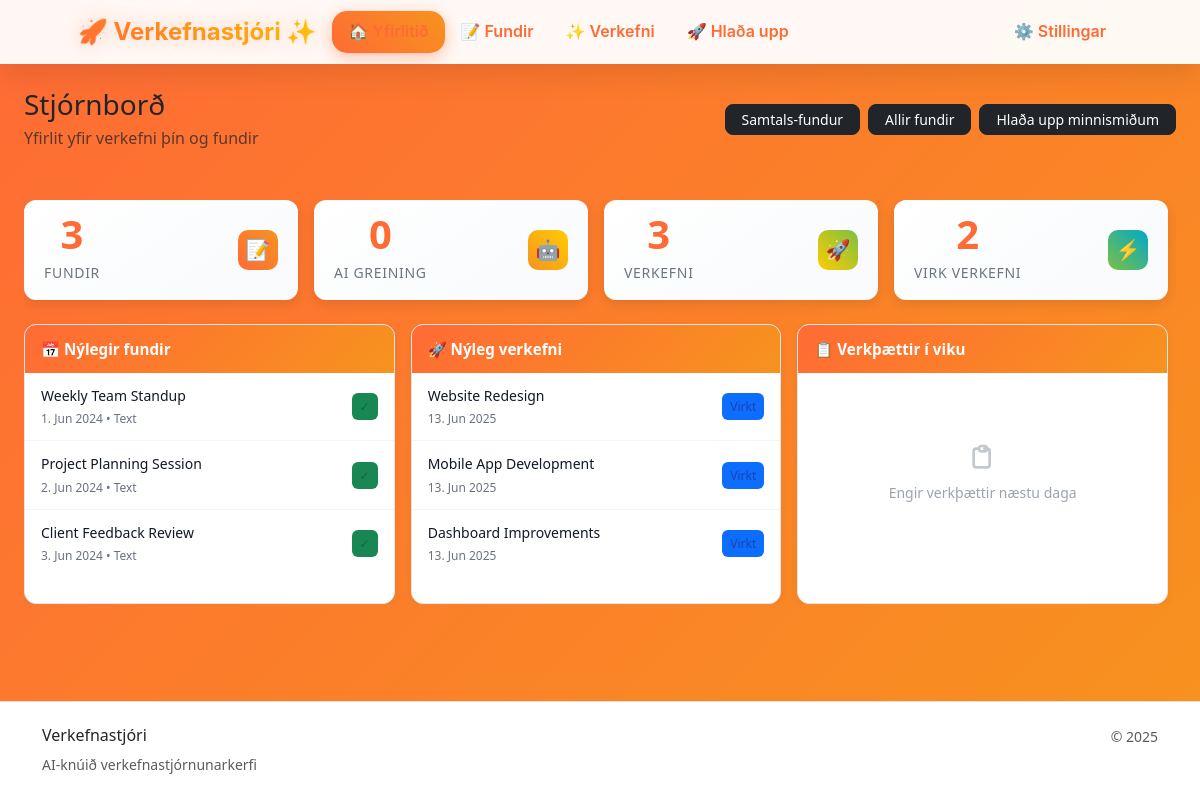
The page / on the database its author committed.
### tables this page shows
CREATE TABLE meetings (
    id INT AUTO_INCREMENT PRIMARY KEY,
    title VARCHAR(255),
    date DATETIME,
    original_input LONGTEXT,
    input_type ENUM('text', 'ocr', 'voice'),
    raw_file_path VARCHAR(500),
    ai_analysis JSON,
    processing_status ENUM('pending', 'processing', 'completed', 'error'),
    created_at TIMESTAMP DEFAULT CURRENT_TIMESTAMP,
    updated_at TIMESTAMP DEFAULT CURRENT_TIMESTAMP ON UPDATE CURRENT_TIMESTAMP
);

CREATE TABLE projects (
    id INT AUTO_INCREMENT PRIMARY KEY,
    meeting_id INT,
    name VARCHAR(255),
    description TEXT,
    priority ENUM('low', 'medium', 'high', 'urgent'),
    status ENUM('planning', 'active', 'on_hold', 'completed', 'cancelled'),
    start_date DATE,
    deadline DATE,
    estimated_hours DECIMAL(5,2),
    actual_hours DECIMAL(5,2) DEFAULT 0,
    completion_percentage INT DEFAULT 0,
    ai_confidence FLOAT,
    color_code VARCHAR(7) DEFAULT '#3498db',
    tags JSON,
    created_at TIMESTAMP DEFAULT CURRENT_TIMESTAMP,
    updated_at TIMESTAMP DEFAULT CURRENT_TIMESTAMP ON UPDATE CURRENT_TIMESTAMP,
    FOREIGN KEY (meeting_id) REFERENCES meetings(id) ON DELETE CASCADE
);

### config/database.php (called while the page is built, shortened)
<?php
class Database {
    private static $instance = null;
    private $connection;
    private function loadEnv() {
        $envFile = __DIR__ . '/../.env';
    }
    private function connect() {
        try {
            $host = $_ENV['DB_HOST'] ?? 'localhost';
            $dbname = $_ENV['DB_NAME'] ?? 'tasks';
            $username = $_ENV['DB_USER'] ?? 'root';
            $password = $_ENV['DB_PASS'] ?? '';
            $dsn = "mysql:host={$host};dbname={$dbname};charset=utf8mb4";
            $this->connection = new PDO($dsn, $username, $password, [
                PDO::ATTR_ERRMODE => PDO::ERRMODE_EXCEPTION,
                PDO::ATTR_DEFAULT_FETCH_MODE => PDO::FETCH_ASSOC,
                PDO::ATTR_EMULATE_PREPARES => false,
            ]);
        } catch (PDOException $e) {
            throw new Exception("Database connection failed: " . $e->getMessage());
        }
    }
    public static function getInstance() {
        if (self::$instance === null) {
            self::$instance = new self();
        }
        return self::$instance;
    }
    public function query($sql, $params = []) {
        try {
            $stmt = $this->connection->prepare($sql);
            $stmt->execute($params);
            return $stmt;
        } catch (PDOException $e) {
            throw new Exception("Query failed: " . $e->getMessage());
        }
    }
    public function select($sql, $params = []) {
        $stmt = $this->query($sql, $params);
        return $stmt->fetchAll();
    }
    public function selectOne($sql, $params = []) {
        $stmt = $this->query($sql, $params);
        return $stmt->fetch();
    }
}

### src/Models/BaseModel.php (called while the page is built, shortened)
<?php
require_once __DIR__ . '/../../config/database.php';
abstract class BaseModel {
    protected $db;
    protected $table;
    public function __construct() {
        $this->db = Database::getInstance();
    }
    public function findAll($conditions = [], $orderBy = null, $limit = null) {
        $sql = "SELECT * FROM {$this->table}";
        $params = [];
        if ($orderBy) {
            $sql .= " ORDER BY $orderBy";
        }
        if ($limit) {
            $sql .= " LIMIT $limit";
        }
        return $this->db->select($sql, $params);
    }
    public function select($sql, $params = []) {
        return $this->db->select($sql, $params);
    }
    public function selectOne($sql, $params = []) {
        return $this->db->selectOne($sql, $params);
    }
}

### src/Models/Meeting.php (called while the page is built, shortened)
<?php
require_once __DIR__ . '/BaseModel.php';
class Meeting extends BaseModel {
    protected $table = 'meetings';
    public function getRecent($limit = 10) {
        return $this->findAll([], 'created_at DESC', $limit);
    }
    public function getMeetingStats() {
        $sql = "SELECT
                    COUNT(*) as total_meetings,
                    SUM(CASE WHEN processing_status = 'completed' THEN 1 ELSE 0 END) as completed_meetings,
                    SUM(CASE WHEN input_type = 'conversation' THEN 1 ELSE 0 END) as conversation_meetings,
                    SUM(CASE WHEN ai_analysis IS NOT NULL AND ai_analysis != '' THEN 1 ELSE 0 END) as meetings_with_analysis
                FROM {$this->table}";
        return $this->db->selectOne($sql) ?: [
            'total_meetings' => 0,
            'completed_meetings' => 0,
            'conversation_meetings' => 0,
            'meetings_with_analysis' => 0
        ];
    }
}

### src/Models/Project.php (called while the page is built, shortened)
<?php
require_once __DIR__ . '/BaseModel.php';
class Project extends BaseModel {
    protected $table = 'projects';
    public function getDashboardData() {
        $sql = "
            SELECT
                COUNT(*) as total_projects,
                COUNT(CASE WHEN status = 'active' THEN 1 END) as active_projects,
                COUNT(CASE WHEN status = 'completed' THEN 1 END) as completed_projects,
                COUNT(CASE WHEN status = 'on_hold' THEN 1 END) as on_hold_projects,
                COUNT(CASE WHEN deadline < CURDATE() AND status NOT IN ('completed', 'cancelled') THEN 1 END) as overdue_projects,
                AVG(completion_percentage) as avg_completion,
                SUM(estimated_hours) as total_estimated_hours,
                SUM(actual_hours) as total_actual_hours
            FROM {$this->table}
        ";
        return $this->selectOne($sql);
    }
}

### config/app.php (called while the page is built, shortened)
<?php
class App {
    public static function sanitize($input) {
        return htmlspecialchars(trim($input ?? ''), ENT_QUOTES, 'UTF-8');
    }
}

### templates/dashboard/index.php (the view, shortened to what this page needs)
<?php
require_once __DIR__ . '/../../src/Models/Project.php';
require_once __DIR__ . '/../../src/Models/Meeting.php';
try {
    $projectModel = new Project();
    $taskModel = new Task();
    $meetingModel = new Meeting();
    $dashboardData = $projectModel->getDashboardData();
    $recentProjects = $projectModel->findAll([], 'created_at DESC', 3);
    $upcomingTasks = $taskModel->getUpcoming(7);
    $recentMeetings = $meetingModel->getRecent(3);
    $meetingStats = $meetingModel->getMeetingStats();
} catch (Exception $e) {
    $showSetupButton = true;
    $dashboardData = [
        'total_projects' => 0,
        'active_projects' => 0,
        'completed_projects' => 0,
        'overdue_projects' => 0,
        'avg_completion' => 0
    ];
    $meetingStats = [
        'total_meetings' => 0,
        'completed_meetings' => 0,
        'conversation_meetings' => 0,
        'meetings_with_analysis' => 0
    ];
    $totalMeetings = 0;
    $completedMeetings = 0;
    $recentProjects = [];
    $upcomingTasks = [];
    $overdueTasks = [];
    $recentMeetings = [];
    $conversationMeetings = 0;
    $meetingsWithAnalysis = 0;
}
?>
<div class="dashboard-container">
    <div class="quick-stats">
        <div class="stat-card">
            <div>
                <div class="stat-number"><?php echo $meetingStats['total_meetings'] ?? 0; ?></div>
                <div class="stat-label">Fundir</div>
            </div>
            <div class="stat-icon" style="background: linear-gradient(45deg, #ff6b35, #f7931e);">
                📝
            </div>
        </div>
        <div class="stat-card">
            <div>
                <div class="stat-number"><?php echo $meetingStats['meetings_with_analysis'] ?? 0; ?></div>
                <div class="stat-label">AI Greining</div>
            </div>
            <div class="stat-icon" style="background: linear-gradient(45deg, #f7931e, #ffcc02);">
                🤖
            </div>
        </div>
        <div class="stat-card">
            <div>
                <div class="stat-number"><?php echo $dashboardData['total_projects'] ?? 0; ?></div>
                <div class="stat-label">Verkefni</div>
            </div>
            <div class="stat-icon" style="background: linear-gradient(45deg, #ffcc02, #7bc043);">
                🚀
            </div>
        </div>
        <div class="stat-card">
            <div>
                <div class="stat-number"><?php echo $dashboardData['active_projects'] ?? 0; ?></div>
                <div class="stat-label">Virk verkefni</div>
            </div>
            <div class="stat-icon" style="background: linear-gradient(45deg, #7bc043, #00a8cc);">
                ⚡
            </div>
        </div>
    </div>
    <div class="row g-3">
        <div class="col-12 col-lg-4">
            <div class="content-card">
                <div class="content-header">
                    📅 Nýlegir fundir
                </div>
                <div class="content-body">
                    <?php if (empty($recentMeetings)): ?>
                        <div class="empty-state">
                            <svg fill="none" stroke="currentColor" viewBox="0 0 24 24">
                                <path stroke-linecap="round" stroke-linejoin="round" stroke-width="2" d="M8 7V3m8 4V3m-9 8h10M5 21h14a2 2 0 002-2V7a2 2 0 00-2-2H5a2 2 0 00-2 2v12a2 2 0 002 2z"></path>
                            </svg>
                            <p style="margin: 0; font-size: 0.875rem;">Engir fundir ennþá</p>
                            <a href="/?page=meeting-summarizer" style="color: #ff6b35; text-decoration: none; font-size: 0.8rem; margin-top: 8px;">Búa til fund →</a>
                        </div>
                    <?php else: ?>
                        <?php foreach ($recentMeetings as $meeting): ?>
                            <div class="content-item" style="cursor: pointer;" onclick="window.location.href='/?page=meetings'">
                                <div>
                                    <div class="item-title"><?php echo App::sanitize($meeting['title']); ?></div>
                                    <div class="item-meta"><?php echo date('j. M Y', strtotime($meeting['date'])); ?> • <?php echo ucfirst($meeting['input_type']); ?></div>
                                </div>
                                <span class="status-badge <?php echo $meeting['processing_status'] === 'completed' ? 'status-completed' : ($meeting['processing_status'] === 'processing' ? 'status-active' : 'status-pending'); ?>">
                                    <?php echo $meeting['processing_status'] === 'completed' ? '✓' : ($meeting['processing_status'] === 'processing' ? '⏳' : '⏸️'); ?>
                                </span>
                            </div>
                        <?php endforeach; ?>
                    <?php endif; ?>
                </div>
            </div>
        </div>
        <div class="col-12 col-lg-4">
            <div class="content-card">
                <div class="content-header">
                    🚀 Nýleg verkefni
                </div>
                <div class="content-body">
                    <?php if (empty($recentProjects)): ?>
                        <div class="empty-state">
                            <svg fill="none" stroke="currentColor" viewBox="0 0 24 24">
                                <path stroke-linecap="round" stroke-linejoin="round" stroke-width="2" d="M9 19v-6a2 2 0 00-2-2H5a2 2 0 00-2 2v6a2 2 0 002 2h2a2 2 0 002-2zm0 0V9a2 2 0 012-2h2a2 2 0 012 2v10m-6 0a2 2 0 002 2h2a2 2 0 002-2m0 0V5a2 2 0 012-2h2a2 2 0 012 2v14a2 2 0 01-2 2h-2a2 2 0 01-2-2z"></path>
                            </svg>
                            <p style="margin: 0; font-size: 0.875rem;">Engin verkefni ennþá</p>
                        </div>
                    <?php else: ?>
                        <?php foreach ($recentProjects as $project): ?>
                            <div class="content-item">
                                <div>
                                    <div class="item-title"><?php echo App::sanitize($project['name']); ?></div>
                                    <div class="item-meta"><?php echo date('j. M Y', strtotime($project['created_at'])); ?></div>
                                </div>
                                <span class="status-badge <?php echo $project['status'] === 'completed' ? 'status-completed' : 'status-active'; ?>">
                                    <?php echo $project['status'] === 'completed' ? 'Lokið' : 'Virkt'; ?>
                                </span>
                            </div>
                        <?php endforeach; ?>
                    <?php endif; ?>
                </div>
            </div>
        </div>
        <div class="col-12 col-lg-4">
            <div class="content-card">
                <div class="content-header">
                    📋 Verkþættir í viku
                </div>
                <div class="content-body">
                    <?php if (empty($upcomingTasks)): ?>
                        <div class="empty-state">
                            <svg fill="none" stroke="currentColor" viewBox="0 0 24 24">
                                <path stroke-linecap="round" stroke-linejoin="round" stroke-width="2" d="M9 5H7a2 2 0 00-2 2v10a2 2 0 002 2h8a2 2 0 002-2V7a2 2 0 00-2-2h-2M9 5a2 2 0 002 2h2a2 2 0 002-2M9 5a2 2 0 012-2h2a2 2 0 012 2"></path>
                            </svg>
                            <p style="margin: 0; font-size: 0.875rem;">Engir verkþættir næstu daga</p>
                        </div>
                    <?php endif; ?>
                </div>
            </div>
        </div>
    </div>
</div>
<?php
include __DIR__ . '/../layout/main.php';
?>

### rows shown on the page
meetings: title "Weekly Team Standup", date "1. Jun 2024", input_type "Text"
meetings: title "Project Planning Session", date "2. Jun 2024", input_type "Text"
meetings: title "Client Feedback Review", date "3. Jun 2024", input_type "Text"
projects: name "Website Redesign", created_at "13. Jun 2025", status "Virkt"
projects: name "Mobile App Development", created_at "13. Jun 2025", status "Virkt"
projects: name "Dashboard Improvements", created_at "13. Jun 2025", status "Virkt"

### other values the page prints
App::sanitize($pageHeader['title']) "Stjórnborð"
App::sanitize($pageHeader['subtitle']) "Yfirlit yfir verkefni þín og fundir"
App::sanitize($action['label']) "Samtals-fundur"
App::sanitize($action['label']) "Allir fundir"
App::sanitize($action['label']) "Hlaða upp minnismiðum"
$meetingStats['total_meetings'] "3"
$meetingStats['meetings_with_analysis'] "0"
$dashboardData['total_projects'] "3"
$dashboardData['active_projects'] "2"
